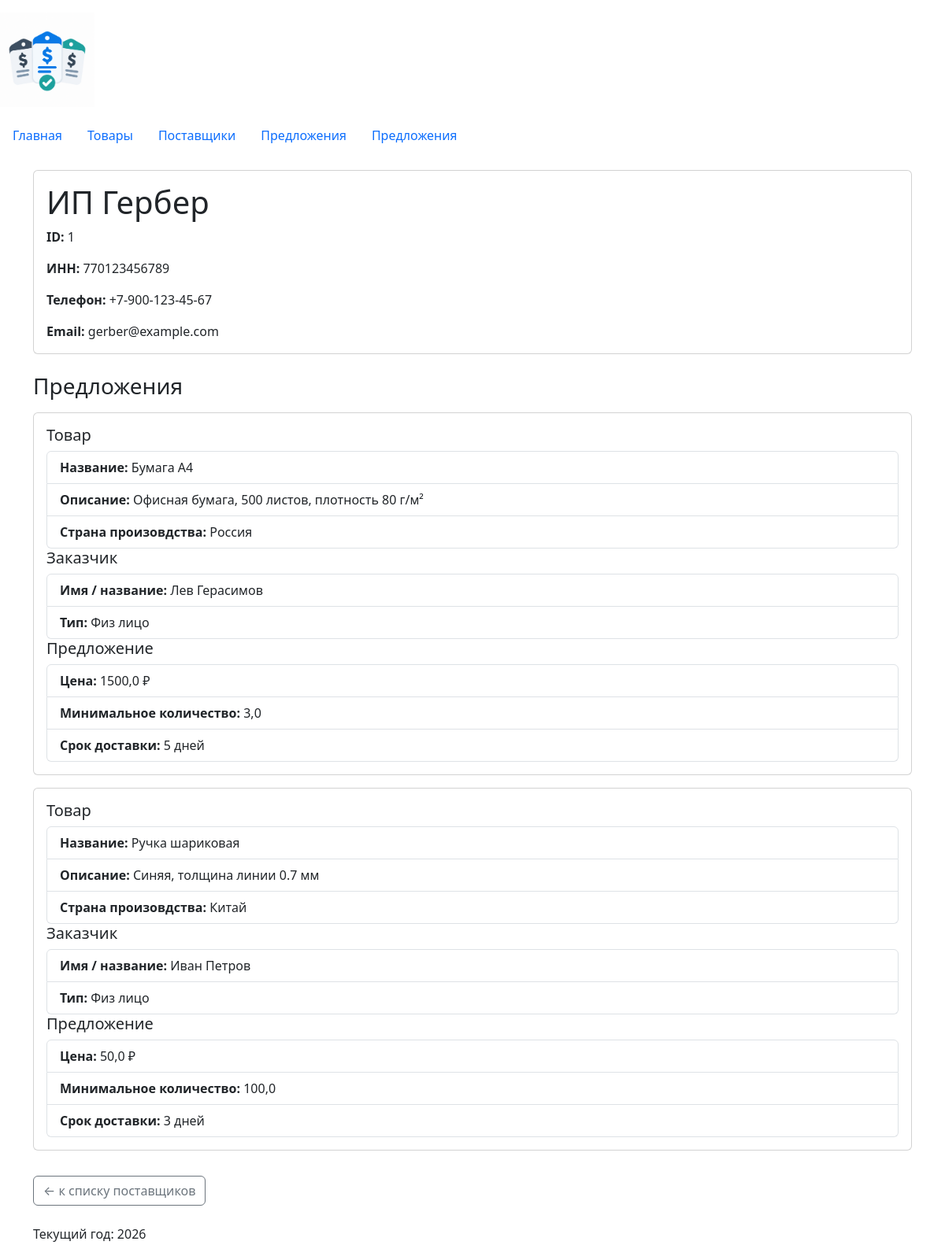
The page /suppliers/1/ on the database its author committed.
### suppliers/views.py (the view)
# urls.py: path('<int:supplier_id>/', views.supplier_details, name='detail')
def supplier_details(request: HttpRequest, supplier_id: int) -> HttpResponse:
    conn = sqlite3.connect(DB_PATH)
    conn.row_factory = sqlite3.Row
    supplier: sqlite3.Row | None = conn.execute(
        """
        SELECT
            supplier_id,
            name,
            inn,
            phone,
            email
        FROM suppliers
        WHERE supplier_id = ?;
        """,
        (supplier_id,)
    ).fetchone()
    offers: list[sqlite3.Row] = conn.execute(
        """
        SELECT
            offers.offer_id,
            offers.price,
            offers.min_lots,
            offers.delivery_time_days,
            products.name as product_name,
            products.description as product_description,
            products.country as product_country,
            COALESCE(users.name, suppliers.name) as buyers_name,
            CASE
                WHEN product_buyers.user_id IS NOT NULL
                    THEN 'Физ лицо'
                WHEN product_buyers.supplier_id IS NOT NULL
                    THEN 'Организация'
            END AS buyers_type
        FROM offers
        JOIN products ON products.product_id = offers.product_id
        LEFT JOIN product_buyers ON
            product_buyers.product_id = products.product_id
        LEFT JOIN users ON
            product_buyers.user_id = users.user_id
        LEFT JOIN suppliers ON
            product_buyers.supplier_id = suppliers.supplier_id
        WHERE offers.supplier_id = ?;
        """,
        (supplier_id,)
    ).fetchall()
    conn.close()
    context: dict[str, sqlite3.Row | None | list[sqlite3.Row]] = {
        'supplier': supplier,
        'offers': offers
    }
    return render(
        request,
        'suppliers/supplier_detail.html',
        context,
        status=404 if supplier is None else 200,
    )

### suppliers/templates/suppliers/supplier_detail.html (shortened to what this page needs)
{% extends 'base.html' %}
{% block content %}
  {% if supplier %}
    <div class="card">
      <div class="card-body">
        <h1 class="card-title">{{ supplier.name }}</h1>
        <p class="card-text">
          <strong>ID:</strong> {{ supplier.supplier_id }}
        </p>
        <p class="card-text">
          <strong>ИНН:</strong> {{ supplier.inn }}
        </p>
        <p class="card-text">
          <strong>Телефон:</strong> {{ supplier.phone }}
        </p>
        <p class="card-text">
          <strong>Email:</strong> {{ supplier.email }}
        </p>
      </div>
    </div>
    <div class="mt-4 mb-3">
      <h3>Предложения</h3>
    </div>
    {% for offer in offers %}
      <div class="card mb-3">
        <div class="card-body">
          <h5>Товар</h5>
          <ul class="list-group">
            <li class="list-group-item">
              <strong>Название:</strong> {{ offer.product_name }}
            </li>
            <li class="list-group-item">
              <strong>Описание:</strong>
              {{ offer.product_description }}
            </li>
            <li class="list-group-item">
              <strong>Страна произовдства:</strong>
              {{ offer.product_country|default:'Не указана' }}
            </li>
          </ul>
          <h5>Заказчик</h5>
          <ul class="list-group">
            <li class="list-group-item">
              <strong>Имя / название:</strong>
              {{ offer.buyers_name }}
            </li>
            <li class="list-group-item">
              <strong>Тип:</strong>
              {{ offer.buyers_type }}
            </li>
          </ul>
          <h5>Предложение</h5>
          <ul class="list-group">
            <li class="list-group-item">
              <strong>Цена:</strong> {{ offer.price }} ₽
            </li>
            <li class="list-group-item">
              <strong>Минимальное количество:</strong>
              {{ offer.min_lots }}
            </li>
            <li class="list-group-item">
              <strong>Срок доставки:</strong>
              {{ offer.delivery_time_days }} дней
            </li>
          </ul>
        </div>
      </div>
    {% empty %}
      <p class="text-muted">У этого поставщика пока нет предложений.</p>
    {% endfor %}
  {% else %}
    <h1 class="text-danger">Поставщик не найден</h1>
    <p>Поставщик с указанным идентификатором отсутствует.</p>
  {% endif %}
  <a href="{% url 'suppliers:list' %}" class="btn btn-outline-secondary mt-3">← к списку поставщиков</a>
{% endblock %}

### homepage/static/homepage/css/style.css (style rules this page uses)
body { min-height: 100vh; }

### rows shown on the page
suppliers: name "ИП Гербер", email "gerber@example.com"
products: product_name "Бумага А4", product_description "Офисная бумага, 500 листов, плотность 80 г/м²", product_country "Россия", buyers_name "Лев Герасимов", buyers_type "Физ лицо", price "1500,0", min_lots "3,0", delivery_time_days "5"
products: product_name "Ручка шариковая", product_description "Синяя, толщина линии 0.7 мм", product_country "Китай", buyers_name "Иван Петров", buyers_type "Физ лицо", price "50,0", min_lots "100,0", delivery_time_days "3"

### other values the page prints
{{ supplier.supplier_id }} "1"
{{ supplier.inn }} "770123456789"
{{ supplier.phone }} "+7-900-123-45-67"
